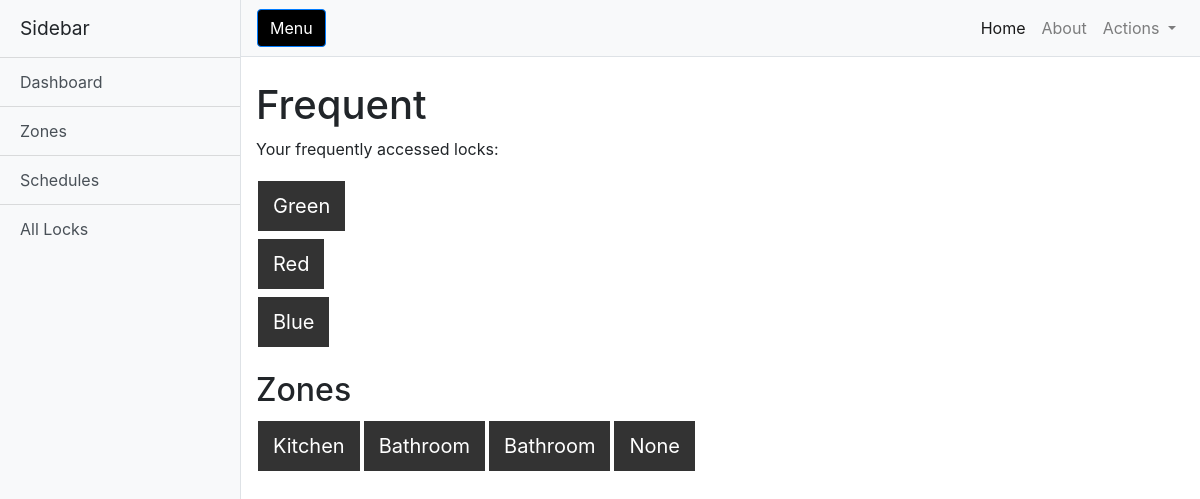
The app's page /, older data.
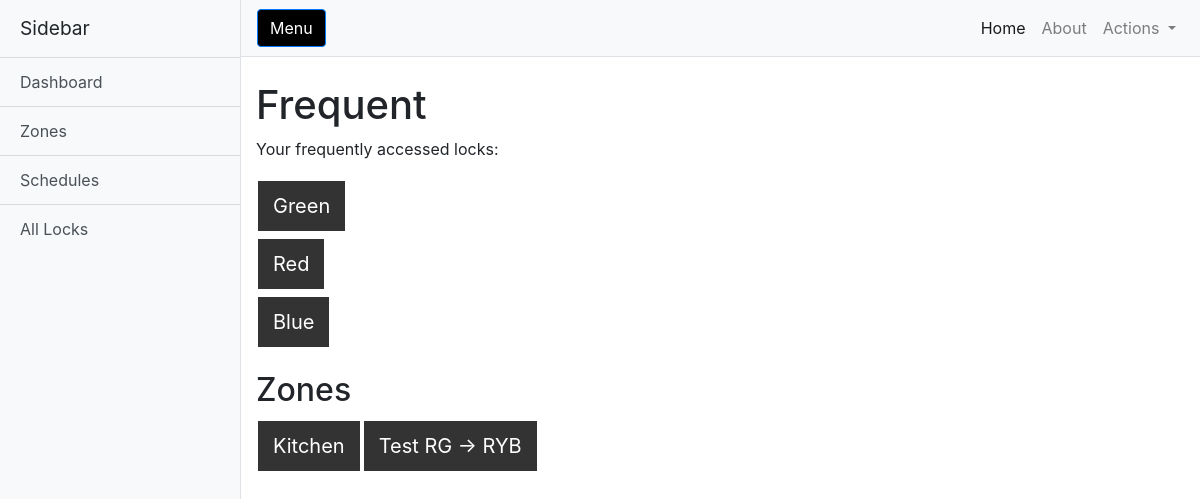
The same page, newer data.
### dbschema.py (models this page shows)
class Lock(db.Model):
    id = db.Column(db.Integer, primary_key=True)
    lock_name=db.Column(db.String(20), unique = True, nullable= False)
    zone_id = db.Column(db.Integer,db.ForeignKey('zone.id'))

class Zone(db.Model):
    id = db.Column(db.Integer, primary_key=True)
    zone_name=db.Column(db.String(20))
    locks = db.relationship('Lock', backref='in_zone')
    schedule = db.relationship('Schedule', backref='zone',uselist=False)

### webapp/webapprun.py (the view)
@app.route('/')
def homepage():
	frequent_locks = sorted(lock_usage, key = lock_usage.get,reverse = True)[:3]
	print(frequent_locks)
	zones = Zone.query.all()
	return render_template("index.html", title='Frequent Locks', frequent_locks=frequent_locks, zones = zones)

### webapp/templates/index.html (shortened to what this page needs)
<!DOCTYPE html>
<html lang="en">
<head>
  <link href="../static/vendor/bootstrap/css/bootstrap.min.css" rel="stylesheet">
  <link href="../static/css/simple-sidebar.css" rel="stylesheet">
</head>
<body>
  <div class="d-flex" id="wrapper">
    <div class="bg-light border-right" id="sidebar-wrapper">
      <div class="sidebar-heading">Sidebar </div>
      <div class="list-group list-group-flush">
        <a href="" class="list-group-item list-group-item-action bg-light">Dashboard</a>
        <a href="zones" class="list-group-item list-group-item-action bg-light">Zones</a>
        <a href="schedules" class="list-group-item list-group-item-action bg-light">Schedules</a>
        <a href="all_locks" class="list-group-item list-group-item-action bg-light">All Locks</a>
      </div>
    </div>
    <div id="page-content-wrapper">
      <nav class="navbar navbar-expand-lg navbar-light bg-light border-bottom">
        <button class="btn btn-primary" id="menu-toggle" style= "background-color:black">Menu</button>
        <div class="collapse navbar-collapse" id="navbarSupportedContent">
          <ul class="navbar-nav ml-auto mt-2 mt-lg-0">
            <li class="nav-item active">
              <a class="nav-link" href="#">Home <span class="sr-only">(current)</span></a>
            </li>
            <li class="nav-item">
              <a class="nav-link" href="#">About</a>
            </li>
            <li class="nav-item dropdown">
              <a class="nav-link dropdown-toggle" href="#" id="navbarDropdown" role="button" data-toggle="dropdown" aria-haspopup="true" aria-expanded="false">
                Actions
              </a>
            </li>
          </ul>
        </div>
      </nav>
      <div class="container-fluid">
        <h1 class="mt-4">Frequent</h1>
        <p>Your frequently accessed locks:</p>
        <ul>
          {% for i in frequent_locks %}
          <li><a href = "{{url_for('unlocked',lock = i)}}" class = "button">{{i}}</a></li>
          {% endfor %}
        </ul>
        <h2>Zones</h2>
          <ul id = "zones" style="overflow:auto;">
            {% for i in zones %}
            <li style ="display:inline-block"><a href = "{{url_for('zone_unlock',zone=i.zone_name)}}" class = "button">{{i.zone_name}}</a>
            {% endfor %}
          </ul>
      </div>
    </div>
  </div>
</body>
</html>

Row changes from the older to the newer data that the page shows:
removed Zone: zone_name "Bathroom"
removed Zone: zone_name "None"
changed Zone: zone_name "Bathroom" → "Test RG -> RYB"
